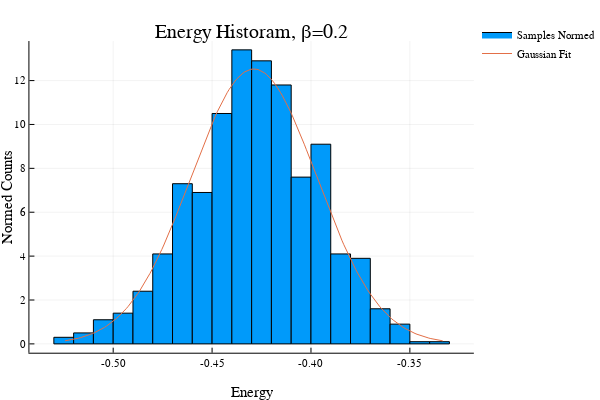

The cell this chart's notebook holds for it:
### Code cell
histogram(Ea/lt.N,normed=true,label="Samples Normed")

x=collect(Eave-3*Estd:.001:Eave+3*Estd)
gaussian=1/(Estd*sqrt(2*pi))*exp.(-(x.-Eave).^2/(2*Estd^2));
plot!(x,gaussian,label="Gaussian Fit")

plot!(xlabel="Energy",
    ylabel="Normed Counts",
    title="Energy Historam, β=$beta")

### Figure 1 — Plotly figure (JSON) as saved in the notebook; plotly's stock layout.template omitted (floating-point values rounded to 4 significant figures; data arrays with more than 128 entries replaced by an {"elided": "..."} marker saying what was removed)
{"data": [{"fill": "tozeroy", "fillcolor": "rgba(0, 154, 250, 1.000)", "legendgroup": "Samples Normed", "line": {"color": "rgba(0, 0, 0, 1.000)", "dash": "solid", "width": 1}, "mode": "lines", "name": "Samples Normed", "showlegend": true, "type": "scatter", "x": [-0.53, -0.53, -0.52, -0.52, -0.53, -0.53], "xaxis": "x1", "y": [0.3, 0, 0, 0.3, 0.3, 0.3], "yaxis": "y1"}, {"fill": "tozeroy", "fillcolor": "rgba(0, 154, 250, 1.000)", "legendgroup": "Samples Normed", "line": {"color": "rgba(0, 0, 0, 1.000)", "dash": "solid", "width": 1}, "mode": "lines", "name": "Samples Normed", "showlegend": false, "type": "scatter", "x": [-0.52, -0.52, -0.51, -0.51, -0.52, -0.52], "xaxis": "x1", "y": [0.5, 0, 0, 0.5, 0.5, 0.5], "yaxis": "y1"}, {"fill": "tozeroy", "fillcolor": "rgba(0, 154, 250, 1.000)", "legendgroup": "Samples Normed", "line": {"color": "rgba(0, 0, 0, 1.000)", "dash": "solid", "width": 1}, "mode": "lines", "name": "Samples Normed", "showlegend": false, "type": "scatter", "x": [-0.51, -0.51, -0.5, -0.5, -0.51, -0.51], "xaxis": "x1", "y": [1.1, 0, 0, 1.1, 1.1, 1.1], "yaxis": "y1"}, {"fill": "tozeroy", "fillcolor": "rgba(0, 154, 250, 1.000)", "legendgroup": "Samples Normed", "line": {"color": "rgba(0, 0, 0, 1.000)", "dash": "solid", "width": 1}, "mode": "lines", "name": "Samples Normed", "showlegend": false, "type": "scatter", "x": [-0.5, -0.5, -0.49, -0.49, -0.5, -0.5], "xaxis": "x1", "y": [1.4, 0, 0, 1.4, 1.4, 1.4], "yaxis": "y1"}, {"fill": "tozeroy", "fillcolor": "rgba(0, 154, 250, 1.000)", "legendgroup": "Samples Normed", "line": {"color": "rgba(0, 0, 0, 1.000)", "dash": "solid", "width": 1}, "mode": "lines", "name": "Samples Normed", "showlegend": false, "type": "scatter", "x": [-0.49, -0.49, -0.48, -0.48, -0.49, -0.49], "xaxis": "x1", "y": [2.4, 0, 0, 2.4, 2.4, 2.4], "yaxis": "y1"}, {"fill": "tozeroy", "fillcolor": "rgba(0, 154, 250, 1.000)", "legendgroup": "Samples Normed", "line": {"color": "rgba(0, 0, 0, 1.000)", "dash": "solid", "width": 1}, "mode": "lines", "name": "Samples Normed", "showlegend": false, "type": "scatter", "x": [-0.48, -0.48, -0.47, -0.47, -0.48, -0.48], "xaxis": "x1", "y": [4.1, 0, 0, 4.1, 4.1, 4.1], "yaxis": "y1"}, {"fill": "tozeroy", "fillcolor": "rgba(0, 154, 250, 1.000)", "legendgroup": "Samples Normed", "line": {"color": "rgba(0, 0, 0, 1.000)", "dash": "solid", "width": 1}, "mode": "lines", "name": "Samples Normed", "showlegend": false, "type": "scatter", "x": [-0.47, -0.47, -0.46, -0.46, -0.47, -0.47], "xaxis": "x1", "y": [7.3, 0, 0, 7.3, 7.3, 7.3], "yaxis": "y1"}, {"fill": "tozeroy", "fillcolor": "rgba(0, 154, 250, 1.000)", "legendgroup": "Samples Normed", "line": {"color": "rgba(0, 0, 0, 1.000)", "dash": "solid", "width": 1}, "mode": "lines", "name": "Samples Normed", "showlegend": false, "type": "scatter", "x": [-0.46, -0.46, -0.45, -0.45, -0.46, -0.46], "xaxis": "x1", "y": [6.9, 0, 0, 6.9, 6.9, 6.9], "yaxis": "y1"}, {"fill": "tozeroy", "fillcolor": "rgba(0, 154, 250, 1.000)", "legendgroup": "Samples Normed", "line": {"color": "rgba(0, 0, 0, 1.000)", "dash": "solid", "width": 1}, "mode": "lines", "name": "Samples Normed", "showlegend": false, "type": "scatter", "x": [-0.45, -0.45, -0.44, -0.44, -0.45, -0.45], "xaxis": "x1", "y": [10.5, 0, 0, 10.5, 10.5, 10.5], "yaxis": "y1"}, {"fill": "tozeroy", "fillcolor": "rgba(0, 154, 250, 1.000)", "legendgroup": "Samples Normed", "line": {"color": "rgba(0, 0, 0, 1.000)", "dash": "solid", "width": 1}, "mode": "lines", "name": "Samples Normed", "showlegend": false, "type": "scatter", "x": [-0.44, -0.44, -0.43, -0.43, -0.44, -0.44], "xaxis": "x1", "y": [13.4, 0, 0, 13.4, 13.4, 13.4], "yaxis": "y1"}, {"fill": "tozeroy", "fillcolor": "rgba(0, 154, 250, 1.000)", "legendgroup": "Samples Normed", "line": {"color": "rgba(0, 0, 0, 1.000)", "dash": "solid", "width": 1}, "mode": "lines", "name": "Samples Normed", "showlegend": false, "type": "scatter", "x": [-0.43, -0.43, -0.42, -0.42, -0.43, -0.43], "xaxis": "x1", "y": [12.9, 0, 0, 12.9, 12.9, 12.9], "yaxis": "y1"}, {"fill": "tozeroy", "fillcolor": "rgba(0, 154, 250, 1.000)", "legendgroup": "Samples Normed", "line": {"color": "rgba(0, 0, 0, 1.000)", "dash": "solid", "width": 1}, "mode": "lines", "name": "Samples Normed", "showlegend": false, "type": "scatter", "x": [-0.42, -0.42, -0.41, -0.41, -0.42, -0.42], "xaxis": "x1", "y": [11.8, 0, 0, 11.8, 11.8, 11.8], "yaxis": "y1"}, {"fill": "tozeroy", "fillcolor": "rgba(0, 154, 250, 1.000)", "legendgroup": "Samples Normed", "line": {"color": "rgba(0, 0, 0, 1.000)", "dash": "solid", "width": 1}, "mode": "lines", "name": "Samples Normed", "showlegend": false, "type": "scatter", "x": [-0.41, -0.41, -0.4, -0.4, -0.41, -0.41], "xaxis": "x1", "y": [7.6, 0, 0, 7.6, 7.6, 7.6], "yaxis": "y1"}, {"fill": "tozeroy", "fillcolor": "rgba(0, 154, 250, 1.000)", "legendgroup": "Samples Normed", "line": {"color": "rgba(0, 0, 0, 1.000)", "dash": "solid", "width": 1}, "mode": "lines", "name": "Samples Normed", "showlegend": false, "type": "scatter", "x": [-0.4, -0.4, -0.39, -0.39, -0.4, -0.4], "xaxis": "x1", "y": [9.1, 0, 0, 9.1, 9.1, 9.1], "yaxis": "y1"}, {"fill": "tozeroy", "fillcolor": "rgba(0, 154, 250, 1.000)", "legendgroup": "Samples Normed", "line": {"color": "rgba(0, 0, 0, 1.000)", "dash": "solid", "width": 1}, "mode": "lines", "name": "Samples Normed", "showlegend": false, "type": "scatter", "x": [-0.39, -0.39, -0.38, -0.38, -0.39, -0.39], "xaxis": "x1", "y": [4.1, 0, 0, 4.1, 4.1, 4.1], "yaxis": "y1"}, {"fill": "tozeroy", "fillcolor": "rgba(0, 154, 250, 1.000)", "legendgroup": "Samples Normed", "line": {"color": "rgba(0, 0, 0, 1.000)", "dash": "solid", "width": 1}, "mode": "lines", "name": "Samples Normed", "showlegend": false, "type": "scatter", "x": [-0.38, -0.38, -0.37, -0.37, -0.38, -0.38], "xaxis": "x1", "y": [3.9, 0, 0, 3.9, 3.9, 3.9], "yaxis": "y1"}, {"fill": "tozeroy", "fillcolor": "rgba(0, 154, 250, 1.000)", "legendgroup": "Samples Normed", "line": {"color": "rgba(0, 0, 0, 1.000)", "dash": "solid", "width": 1}, "mode": "lines", "name": "Samples Normed", "showlegend": false, "type": "scatter", "x": [-0.37, -0.37, -0.36, -0.36, -0.37, -0.37], "xaxis": "x1", "y": [1.6, 0, 0, 1.6, 1.6, 1.6], "yaxis": "y1"}, {"fill": "tozeroy", "fillcolor": "rgba(0, 154, 250, 1.000)", "legendgroup": "Samples Normed", "line": {"color": "rgba(0, 0, 0, 1.000)", "dash": "solid", "width": 1}, "mode": "lines", "name": "Samples Normed", "showlegend": false, "type": "scatter", "x": [-0.36, -0.36, -0.35, -0.35, -0.36, -0.36], "xaxis": "x1", "y": [0.9, 0, 0, 0.9, 0.9, 0.9], "yaxis": "y1"}, {"fill": "tozeroy", "fillcolor": "rgba(0, 154, 250, 1.000)", "legendgroup": "Samples Normed", "line": {"color": "rgba(0, 0, 0, 1.000)", "dash": "solid", "width": 1}, "mode": "lines", "name": "Samples Normed", "showlegend": false, "type": "scatter", "x": [-0.35, -0.35, -0.34, -0.34, -0.35, -0.35], "xaxis": "x1", "y": [0.1, 0, 0, 0.1, 0.1, 0.1], "yaxis": "y1"}, {"fill": "tozeroy", "fillcolor": "rgba(0, 154, 250, 1.000)", "legendgroup": "Samples Normed", "line": {"color": "rgba(0, 0, 0, 1.000)", "dash": "solid", "width": 1}, "mode": "lines", "name": "Samples Normed", "showlegend": false, "type": "scatter", "x": [-0.34, -0.34, -0.33, -0.33, -0.34, -0.34], "xaxis": "x1", "y": [0.1, 0, 0, 0.1, 0.1, 0.1], "yaxis": "y1"}, {"colorbar": {"title": ""}, "hoverinfo": "text", "legendgroup": "Gaussian Fit", "line": {"color": "rgba(227, 111, 71, 1.000)", "dash": "solid", "shape": "linear", "width": 1}, "mode": "lines", "name": "Gaussian Fit", "showlegend": true, "text": {"elided": "192 null values"}, "type": "scatter", "x": {"elided": "192 float values"}, "xaxis": "x1", "y": {"elided": "192 float values"}, "yaxis": "y1", "zmax": null, "zmin": null}], "layout": {"annotations": [{"font": {"color": "rgba(0, 0, 0, 1.000)", "family": "sans-serif", "size": 20}, "rotation": 0, "showarrow": false, "text": "Energy Historam, β=0.2", "x": 0.5275, "xanchor": "center", "xref": "paper", "y": 1, "yanchor": "top", "yref": "paper"}], "height": 400, "legend": {"bgcolor": "rgba(255, 255, 255, 1.000)", "bordercolor": "rgba(0, 0, 0, 1.000)", "font": {"color": "rgba(0, 0, 0, 1.000)", "family": "sans-serif", "size": 11}, "tracegroupgap": 0, "x": 1, "y": 1}, "margin": {"b": 20, "l": 0, "r": 0, "t": 20}, "paper_bgcolor": "rgba(255, 255, 255, 1.000)", "plot_bgcolor": "rgba(255, 255, 255, 1.000)", "showlegend": true, "width": 600, "xaxis": {"anchor": "y1", "domain": [0.06165, 0.9934], "gridcolor": "rgba(0, 0, 0, 0.100)", "gridwidth": 0.5, "linecolor": "rgba(0, 0, 0, 1.000)", "mirror": false, "range": [-0.5424, -0.3176], "showgrid": true, "showline": true, "showticklabels": true, "tickangle": 0, "tickcolor": "rgb(0, 0, 0)", "tickfont": {"color": "rgba(0, 0, 0, 1.000)", "family": "sans-serif", "size": 11}, "tickmode": "array", "ticks": "inside", "ticktext": ["-0.50", "-0.45", "-0.40", "-0.35"], "tickvals": [-0.5, -0.45, -0.4, -0.35], "title": "Energy", "titlefont": {"color": "rgba(0, 0, 0, 1.000)", "family": "sans-serif", "size": 15}, "type": "-", "visible": true, "zeroline": false, "zerolinecolor": "rgba(0, 0, 0, 1.000)"}, "yaxis": {"anchor": "x1", "domain": [0.07581, 0.9415], "gridcolor": "rgba(0, 0, 0, 0.100)", "gridwidth": 0.5, "linecolor": "rgba(0, 0, 0, 1.000)", "mirror": false, "range": [-0.402, 13.8], "showgrid": true, "showline": true, "showticklabels": true, "tickangle": 0, "tickcolor": "rgb(0, 0, 0)", "tickfont": {"color": "rgba(0, 0, 0, 1.000)", "family": "sans-serif", "size": 11}, "tickmode": "array", "ticks": "inside", "ticktext": ["0", "2", "4", "6", "8", "10", "12"], "tickvals": [0, 2, 4, 6, 8, 10, 12], "title": "Normed Counts", "titlefont": {"color": "rgba(0, 0, 0, 1.000)", "family": "sans-serif", "size": 15}, "type": "-", "visible": true, "zeroline": false, "zerolinecolor": "rgba(0, 0, 0, 1.000)"}}}
